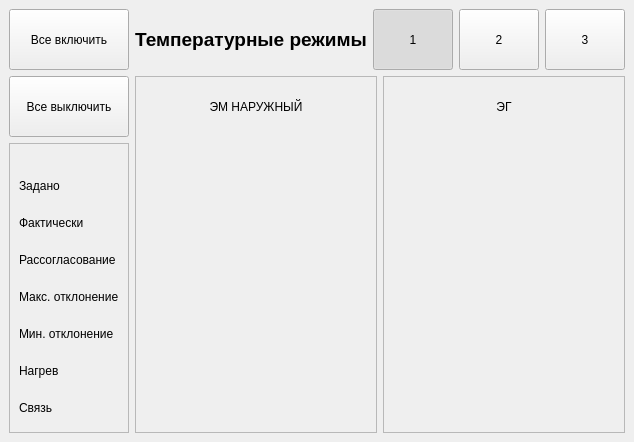
   <widget class="QWidget" name="page_4" >
    <layout class="QGridLayout" >
     <property name="margin" >
      <number>9</number>
     </property>
     <property name="spacing" >
      <number>6</number>
     </property>
     <item rowspan="2" row="1" column="1" colspan="4" >
      <layout class="QHBoxLayout" >
       <property name="margin" >
        <number>0</number>
       </property>
       <property name="spacing" >
        <number>6</number>
       </property>
       <item>
        <widget class="QFrame" name="pe1Frame_3" >
         <property name="frameShape" >
          <enum>QFrame::StyledPanel</enum>
         </property>
         <property name="frameShadow" >
          <enum>QFrame::Raised</enum>
         </property>
         <layout class="QGridLayout" >
          <property name="margin" >
           <number>9</number>
          </property>
          <property name="spacing" >
           <number>6</number>
          </property>
          <item row="0" column="0" colspan="4" >
           <widget class="QLabel" name="label_50" >
            <property name="maximumSize" >
             <size>
              <width>16777215</width>
              <height>41</height>
             </size>
            </property>
            <property name="text" >
             <string>ЭМ НАРУЖНЫЙ</string>
            </property>
            <property name="alignment" >
             <set>Qt::AlignCenter</set>
            </property>
           </widget>
          </item>
          <item row="1" column="0" >
           <widget class="TermoFrame" name="pemTraceTermoFrame" />
          </item>
          <item row="1" column="1" >
           <widget class="TermoFrame" name="pemZone3TermoFrame" />
          </item>
          <item row="1" column="2" >
           <widget class="TermoFrame" name="pemZone2TermoFrame" />
          </item>
          <item row="1" column="3" >
           <widget class="TermoFrame" name="pemZone1TermoFrame" />
          </item>
         </layout>
        </widget>
       </item>
       <item>
        <widget class="QFrame" name="kl1Frame_3" >
         <property name="frameShape" >
          <enum>QFrame::StyledPanel</enum>
         </property>
         <property name="frameShadow" >
          <enum>QFrame::Raised</enum>
         </property>
         <layout class="QGridLayout" >
          <property name="margin" >
           <number>9</number>
          </property>
          <property name="spacing" >
           <number>6</number>
          </property>
          <item row="1" column="1" >
           <widget class="TermoFrame" name="egZone2TermoFrame" />
          </item>
          <item row="1" column="0" >
           <widget class="TermoFrame" name="egZone1TermoFrame" />
          </item>
          <item row="0" column="0" colspan="2" >
           <widget class="QLabel" name="label_51" >
            <property name="maximumSize" >
             <size>
              <width>16777215</width>
              <height>41</height>
             </size>
            </property>
            <property name="text" >
             <string>ЭГ</string>
            </property>
            <property name="alignment" >
             <set>Qt::AlignCenter</set>
            </property>
           </widget>
          </item>
         </layout>
        </widget>
       </item>
      </layout>
     </item>
     <item row="0" column="1" >
      <widget class="QLabel" name="label_61" >
       <property name="minimumSize" >
        <size>
         <width>0</width>
         <height>51</height>
        </size>
       </property>
       <property name="text" >
        <string>&lt;html>&lt;head>&lt;meta name="qrichtext" content="1" />&lt;/head>&lt;body style=" white-space: pre-wrap; font-family:MS Shell Dlg; font-size:12pt; font-weight:600; font-style:normal; text-decoration:none;">&lt;p style=" margin-top:0px; margin-bottom:0px; margin-left:0px; margin-right:0px; -qt-block-indent:0; text-indent:0px;">&lt;span style=" font-size:14pt;">Температурные режимы&lt;/span>&lt;/p>&lt;/body>&lt;/html></string>
       </property>
       <property name="alignment" >
        <set>Qt::AlignCenter</set>
       </property>
      </widget>
     </item>
     <item row="0" column="2" >
      <widget class="QPushButton" name="termo1Button3" >
       <property name="minimumSize" >
        <size>
         <width>0</width>
         <height>61</height>
        </size>
       </property>
       <property name="maximumSize" >
        <size>
         <width>81</width>
         <height>16777215</height>
        </size>
       </property>
       <property name="text" >
        <string>1</string>
       </property>
       <property name="checkable" >
        <bool>true</bool>
       </property>
       <property name="checked" >
        <bool>true</bool>
       </property>
      </widget>
     </item>
     <item row="0" column="4" >
      <widget class="QPushButton" name="termo3Button3" >
       <property name="minimumSize" >
        <size>
         <width>0</width>
         <height>61</height>
        </size>
       </property>
       <property name="maximumSize" >
        <size>
         <width>81</width>
         <height>16777215</height>
        </size>
       </property>
       <property name="text" >
        <string>3</string>
       </property>
       <property name="checkable" >
        <bool>true</bool>
       </property>
      </widget>
     </item>
     <item row="0" column="3" >
      <widget class="QPushButton" name="termo2Button3" >
       <property name="minimumSize" >
        <size>
         <width>0</width>
         <height>61</height>
        </size>
       </property>
       <property name="maximumSize" >
        <size>
         <width>81</width>
         <height>16777215</height>
        </size>
       </property>
       <property name="text" >
        <string>2</string>
       </property>
       <property name="checkable" >
        <bool>true</bool>
       </property>
      </widget>
     </item>
     <item row="0" column="0" >
      <widget class="QPushButton" name="allOnButton3" >
       <property name="minimumSize" >
        <size>
         <width>0</width>
         <height>61</height>
        </size>
       </property>
       <property name="text" >
        <string>Все включить</string>
       </property>
      </widget>
     </item>
     <item row="1" column="0" >
      <widget class="QPushButton" name="allOffButton3" >
       <property name="minimumSize" >
        <size>
         <width>0</width>
         <height>61</height>
        </size>
       </property>
       <property name="text" >
        <string>Все выключить</string>
       </property>
      </widget>
     </item>
     <item row="2" column="0" >
      <widget class="QFrame" name="frame_12" >
       <property name="frameShape" >
        <enum>QFrame::StyledPanel</enum>
       </property>
       <property name="frameShadow" >
        <enum>QFrame::Raised</enum>
       </property>
       <layout class="QVBoxLayout" >
        <property name="margin" >
         <number>9</number>
        </property>
        <property name="spacing" >
         <number>6</number>
        </property>
        <item>
         <widget class="QLabel" name="label_52" >
          <property name="minimumSize" >
           <size>
            <width>0</width>
            <height>11</height>
           </size>
          </property>
          <property name="maximumSize" >
           <size>
            <width>16777215</width>
            <height>11</height>
           </size>
          </property>
          <property name="text" >
           <string/>
          </property>
         </widget>
        </item>
        <item>
         <widget class="QLabel" name="label_53" >
          <property name="minimumSize" >
           <size>
            <width>0</width>
            <height>31</height>
           </size>
          </property>
          <property name="maximumSize" >
           <size>
            <width>16777215</width>
            <height>31</height>
           </size>
          </property>
          <property name="text" >
           <string>Задано</string>
          </property>
         </widget>
        </item>
        <item>
         <widget class="QLabel" name="label_54" >
          <property name="minimumSize" >
           <size>
            <width>0</width>
            <height>31</height>
           </size>
          </property>
          <property name="maximumSize" >
           <size>
            <width>16777215</width>
            <height>31</height>
           </size>
          </property>
          <property name="text" >
           <string>Фактически</string>
          </property>
         </widget>
        </item>
        <item>
         <widget class="QLabel" name="label_55" >
          <property name="minimumSize" >
           <size>
            <width>0</width>
            <height>31</height>
           </size>
          </property>
          <property name="maximumSize" >
           <size>
            <width>16777215</width>
            <height>31</height>
           </size>
          </property>
          <property name="text" >
           <string>Рассогласование</string>
          </property>
         </widget>
        </item>
        <item>
         <widget class="QLabel" name="label_56" >
          <property name="minimumSize" >
           <size>
            <width>0</width>
            <height>31</height>
           </size>
          </property>
          <property name="maximumSize" >
           <size>
            <width>16777215</width>
            <height>31</height>
           </size>
          </property>
          <property name="text" >
           <string>Макс. отклонение</string>
          </property>
         </widget>
        </item>
        <item>
         <widget class="QLabel" name="label_57" >
          <property name="minimumSize" >
           <size>
            <width>0</width>
            <height>31</height>
           </size>
          </property>
          <property name="maximumSize" >
           <size>
            <width>16777215</width>
            <height>31</height>
           </size>
          </property>
          <property name="text" >
           <string>Мин. отклонение</string>
          </property>
         </widget>
        </item>
        <item>
         <widget class="QLabel" name="label_59" >
          <property name="minimumSize" >
           <size>
            <width>0</width>
            <height>31</height>
           </size>
          </property>
          <property name="maximumSize" >
           <size>
            <width>16777215</width>
            <height>31</height>
           </size>
          </property>
          <property name="text" >
           <string>Нагрев</string>
          </property>
         </widget>
        </item>
        <item>
         <widget class="QLabel" name="label_60" >
          <property name="minimumSize" >
           <size>
            <width>0</width>
            <height>31</height>
           </size>
          </property>
          <property name="maximumSize" >
           <size>
            <width>16777215</width>
            <height>31</height>
           </size>
          </property>
          <property name="text" >
           <string>Связь</string>
          </property>
         </widget>
        </item>
       </layout>
      </widget>
     </item>
    </layout>
   </widget>
